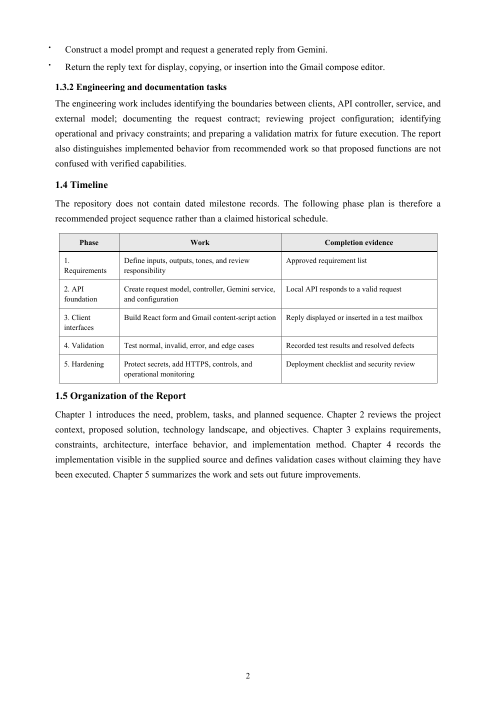
#> input picture tmp/qa-page-08.png, 993 x 1404 px (shown at 1/2 size); its folder holds only this picture in this run
$ python make_final_contacts.py
#> lines starting #> are read from the running program, lines starting #| are printed output that depends on the picture
from PIL import Image,ImageDraw
from pathlib import Path
d=Path(r'E:\email-writer-sb\tmp')
files=sorted(d.glob('qa-page-*.png'))
for batch in range(7):
    items=files[batch*10:(batch+1)*10]; sheet=Image.new('RGB',(1500,840),(205,205,205))
#> after `sheet = Image.new('RGB', (1500, 840), (205, 205, 205))`: sheet: PIL image 1500x840 RGB; every value is 205
    for j,p in enumerate(items):
        im=Image.open(p).convert('RGB'); im.thumbnail((285,380)); x=(j%5)*300+(300-im.width)//2; y=(j//5)*420+25
#> further down, im is the input picture: PIL image 993x1404 RGB; min 0, max 255, mean 246.2
#> after `im.thumbnail((285, 380))`:
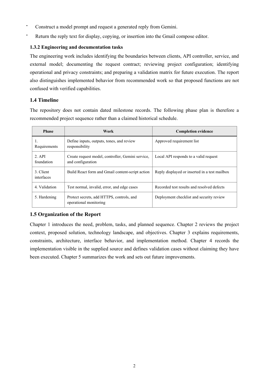
#> im: PIL image 269x380 RGB; min 51, max 255, mean 245.9
#> after `x = j % 5 * 300 + (300 - im.width) // 2`: x = 15
        sheet.paste(im,(x,y)); ImageDraw.Draw(sheet).text(((j%5)*300+8,(j//5)*420+5),p.stem,fill='black')
#> after `sheet.paste(im, (x, y))`:
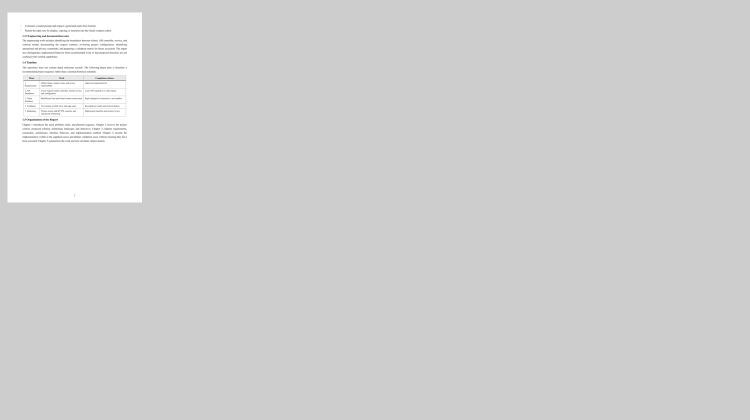
#> sheet: PIL image 1500x840 RGB (shown at 1/2 size); min 51, max 255, mean 208.3
    out=d/f'final-contact-{batch+1}.jpg'; sheet.save(out,quality=90)
    print(out)
